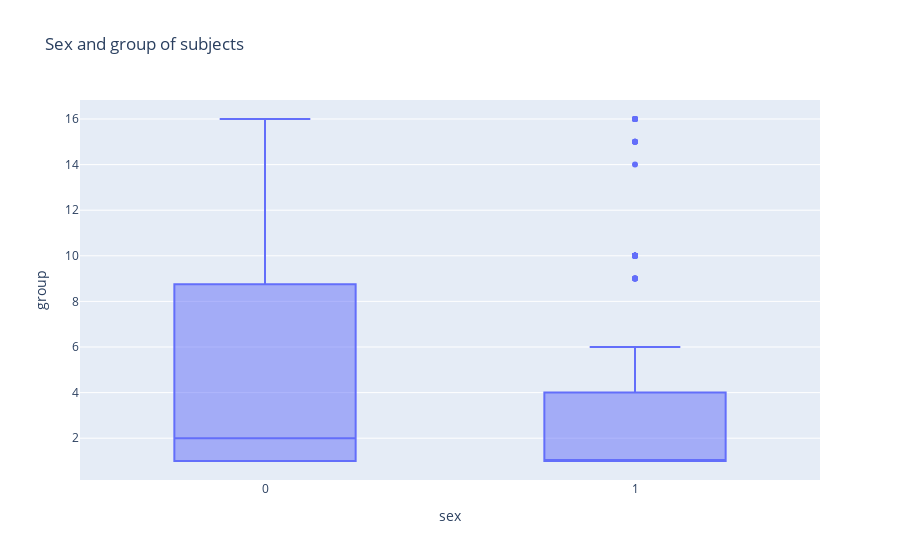

This figure's notebook cell:
### Code cell
px.box(data[['group','sex']], x='sex', y='group', title='Sex and group of subjects')

### Figure 1 — Plotly figure (JSON) as saved in the notebook; plotly's stock layout.template omitted (floating-point values rounded to 4 significant figures; data arrays with more than 128 entries replaced by an {"elided": "..."} marker saying what was removed)
{"data": [{"alignmentgroup": "True", "hovertemplate": "sex=%{x}<br>group=%{y}<extra></extra>", "legendgroup": "", "marker": {"color": "#636efa"}, "name": "", "notched": false, "offsetgroup": "", "orientation": "v", "showlegend": false, "type": "box", "x": {"elided": "452 int values"}, "x0": " ", "xaxis": "x", "y": {"elided": "452 int values"}, "y0": " ", "yaxis": "y"}], "layout": {"boxmode": "group", "legend": {"tracegroupgap": 0}, "title": {"text": "Sex and group of subjects"}, "xaxis": {"anchor": "y", "domain": [0, 1], "title": {"text": "sex"}}, "yaxis": {"anchor": "x", "domain": [0, 1], "title": {"text": "group"}}}}
